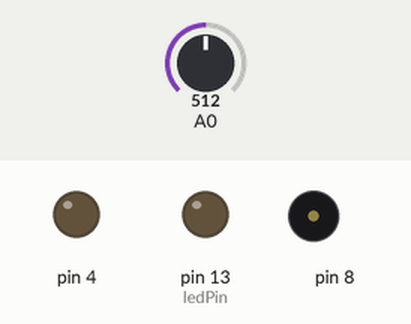
Recording of a sketch running on a simulated Arduino Uno, built with avr-gcc and run on an emulated ATmega328P. On the bench: output pins drawn as LEDs (lit = HIGH), buzzer (waves = sounding). Inputs (shaded band) come from the test bench; at power-on: A0 = 512.

Above: at 6.2 s.
6.3 s: A0 set to 523
At 7.5 s:
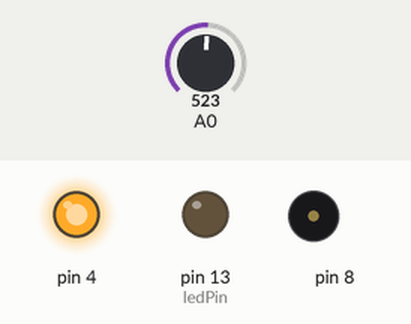
7.8 s: A0 set to 424
9.3 s: A0 set to 402
At 10.0 s:
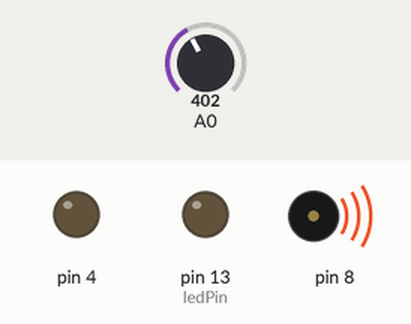
10.8 s: A0 set to 716
At 11.3 s:
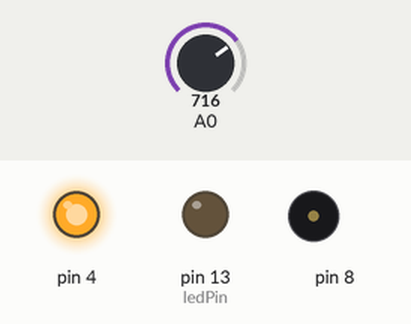
12.3 s: A0 set to 306
At 13.3 s:
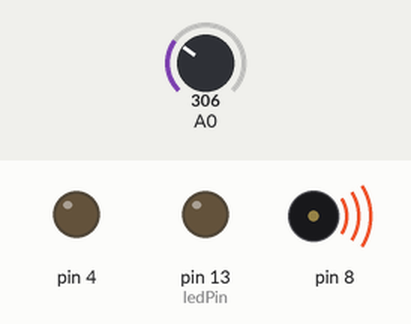
13.8 s: A0 set to 900
At 14.9 s:
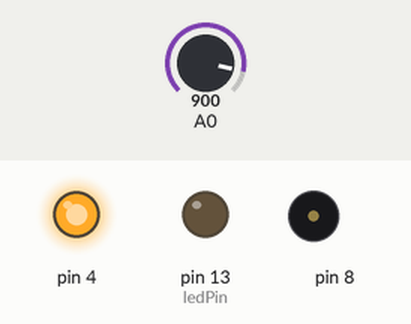
Timing chart, 0 to 16.3 s (numbered marks = the images above; inputs shaded):
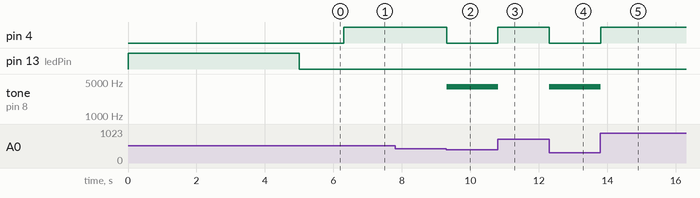

The sketch:

oven_light.ino
```cpp
/*
  Arduino Oven light temp detector
  Bevan Weir - 27 Dec 2024
  calibration code from "Project 6 - Light Theremin" by Scott Fitzgerald

*/

// variable to hold sensor value
int sensorValue;
// variable to calibrate low value
int sensorLow = 1023;
// variable to calibrate high value
int sensorHigh = 0;
// onboard LED pin
const int ledPin = 13;
// set the pitch
int pitch = 4000;


void setup() {
  // Make the LED pin an output and turn it on
  pinMode(ledPin, OUTPUT);
  digitalWrite(ledPin, HIGH);

  // Make the red LED an output
  pinMode(4, OUTPUT);

  // calibrate for the first five seconds after program runs
  while (millis() < 5000) {
    // record the maximum sensor value
    sensorValue = analogRead(A0);
    if (sensorValue > sensorHigh) {
      sensorHigh = sensorValue;
    }
    // record the minimum sensor value
    if (sensorValue < sensorLow) {
      sensorLow = sensorValue;
    }
  }
  // turn the LED off, signaling the end of the calibration period
  digitalWrite(ledPin, LOW);
}

void loop() {
  //read the input from A0 and store it in a variable
  sensorValue = analogRead(A0);

  if (sensorValue > sensorLow) {
    // turn on the LED on pin 4
    digitalWrite(4, HIGH);
  }

  if (sensorValue < 0.8 * sensorHigh) {
    // play the tone for 20 ms on pin 8
    tone(8, pitch, 20);
    // turn off the red LED
    digitalWrite(4, LOW);
  }

  // wait for a moment
  delay(10);
}
```

Measured:
- the behaviour switches between 512 and 513 on A0 (found by bisection; images 0 and 1)
- the behaviour switches between 410 and 409 on A0 (found by bisection; images 1 and 2)
- after the input at 6.3 s, pin 4: LOW → HIGH at once
- after the input at 7.8 s, every drawn part: stays the same
- after the input at 9.3 s, pin 4: HIGH → LOW at once; tone on pin 8: silent → 4000 Hz at once
- after the input at 10.8 s, pin 4: LOW → HIGH at once; tone on pin 8: 4000 Hz → silent at once
- after the input at 12.3 s, pin 4: HIGH → LOW at once; tone on pin 8: silent → 4000 Hz at once
- after the input at 13.8 s, pin 4: LOW → HIGH at once; tone on pin 8: 4000 Hz → silent at once
